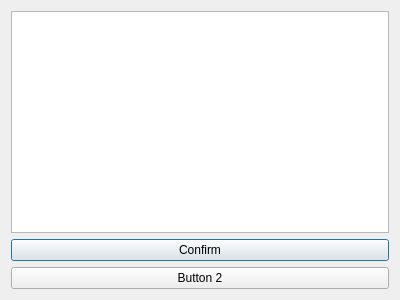
<?xml version="1.0" encoding="UTF-8"?>
<ui version="4.0">
 <class>CustomDialog</class>
 <widget class="QDialog" name="CustomDialog">
  <property name="geometry">
   <rect>
    <x>0</x>
    <y>0</y>
    <width>400</width>
    <height>300</height>
   </rect>
  </property>
  <property name="windowTitle">
   <string>Dialog</string>
  </property>
  <layout class="QVBoxLayout" name="verticalLayout">
   <item>
    <widget class="QTextEdit" name="textEdit"/>
   </item>
   <item>
    <widget class="QPushButton" name="pushButton">
     <property name="text">
      <string>Confirm</string>
     </property>
    </widget>
   </item>
   <item>
    <widget class="QPushButton" name="pushButton_2">
     <property name="text">
      <string>Button 2</string>
     </property>
    </widget>
   </item>
  </layout>
 </widget>
 <resources/>
 <connections/>
</ui>
